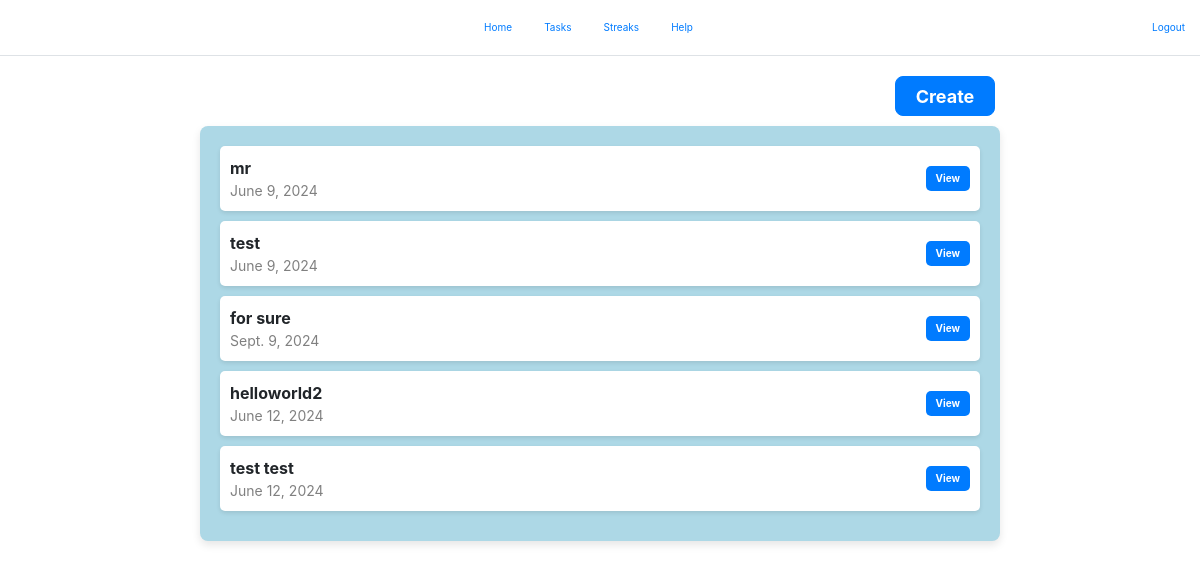
/view/task/ (signed in), run on the app's committed database.
### Tasks/models.py (models this page shows, shortened)
class Task(models.Model):
    TO_DO = 'to-do'
    IN_PROGRESS = 'in progress'
    DONE = 'done'
    PROGRESS_STATUS_CHOICES = [
        (TO_DO, 'To-Do'),
        (IN_PROGRESS, 'In Progress'),
        (DONE, 'Done'),
    ]
    title = models.CharField(max_length=255)
    due_date = models.DateField()
    created_date = models.DateTimeField(auto_now_add=True)
    description = models.TextField()
    progress_status = models.CharField(
        max_length=20,
        choices=PROGRESS_STATUS_CHOICES,
        default=TO_DO,
    )
    owner = models.ForeignKey('auth.User', related_name='tasks',on_delete=models.CASCADE)

### myapp/views.py (the view)
# urls.py: path("view/task/",TaskView.as_view(),name='view_task'),
class TaskView(LoginRequiredMixin, TemplateView):
    template_name = 'task.html'
    def get_context_data(self, **kwargs):
        context = super().get_context_data(**kwargs)
        context['tasks'] = Task.objects.filter(owner=self.request.user)  # Adjust the filter if needed
        return context

### templates/task.html (shortened to what this page needs)
{% extends "base.html" %}
{% block content %}
<div class="task-manage-container">
    <button type="button" class="btn btn-primary create-button" >Create</button>
</div>
<div class="task-container">
    {% for task in tasks %}
    <div class="task-bar">
        <div>
            <div class="task-title">{{ task.title }}</div>
            <div class="task-date">{{ task.due_date }}</div>
        </div>
        <button class="task-button">View</button>
    </div>
    {% endfor %}
</div>
{% endblock %}

### static/css/style.css (style rules this page uses)
.task-bar { background-color: white; border-radius: 5px; padding: 10px; margin-bottom: 10px; display: flex; justify-content: space-between; align-items: center; box-shadow: 0 2px 4px rgba(0, 0, 0, 0.1); }
.task-title { font-size: 16px; font-weight: bold; }
.task-date { font-size: 14px; color: gray; }
.task-button { background-color: #007bff; color: white; border: none; padding: 5px 10px; border-radius: 5px; cursor: pointer; }

### static/css/task.css (style rules this page uses)
.task-container { max-width: 800px; margin: 0 auto; padding: 20px; background-color: #fff; box-shadow: 0 4px 8px rgba(0, 0, 0, 0.1); border-radius: 8px; height: 100%; background-color: lightblue; }
.task-manage-container { max-width: 800px; margin: .5rem auto; background-color: #fff; height: 5rem; display: flex; justify-content: end; padding: .5rem; align-items: center; }
.task-bar { background-color: white; border-radius: 5px; padding: 10px; margin-bottom: 10px; display: flex; justify-content: space-between; align-items: center; box-shadow: 0 2px 4px rgba(0, 0, 0, 0.1); }
.task-title { font-size: 16px; font-weight: bold; }
.task-date { font-size: 14px; color: gray; }
.task-button { background-color: #007bff; color: white; border: none; padding: 5px 10px; border-radius: 5px; cursor: pointer; font-weight: bold; }
.create-button { height: 4rem; font-weight: bold; font-size: large; width: 100px; border-radius: 8px; }

### static/css/streak.css (style rules this page uses)
.task-bar { background-color: white; border-radius: 5px; padding: 10px; margin-bottom: 10px; display: flex; justify-content: space-between; align-items: center; box-shadow: 0 2px 4px rgba(0, 0, 0, 0.1); }
.task-title { font-size: 16px; font-weight: bold; }
.task-date { font-size: 14px; color: gray; }
.task-button { background-color: #007bff; color: white; border: none; padding: 5px 10px; border-radius: 5px; cursor: pointer; font-weight: bold; }
.create-button { height: 4rem; font-weight: bold; font-size: large; width: 100px; border-radius: 8px; }

### static/css/view-streak.css (style rules this page uses)
button { background-color: #4CAF50; color: white; padding: 1rem 2rem; border: none; border-radius: 3px; cursor: pointer; }

### data on the page
Task: title "mr", due_date "June 9, 2024"
Task: title "test", due_date "June 9, 2024"
Task: title "for sure", due_date "Sept. 9, 2024"
Task: title "helloworld2", due_date "June 12, 2024"
Task: title "test test", due_date "June 12, 2024"
